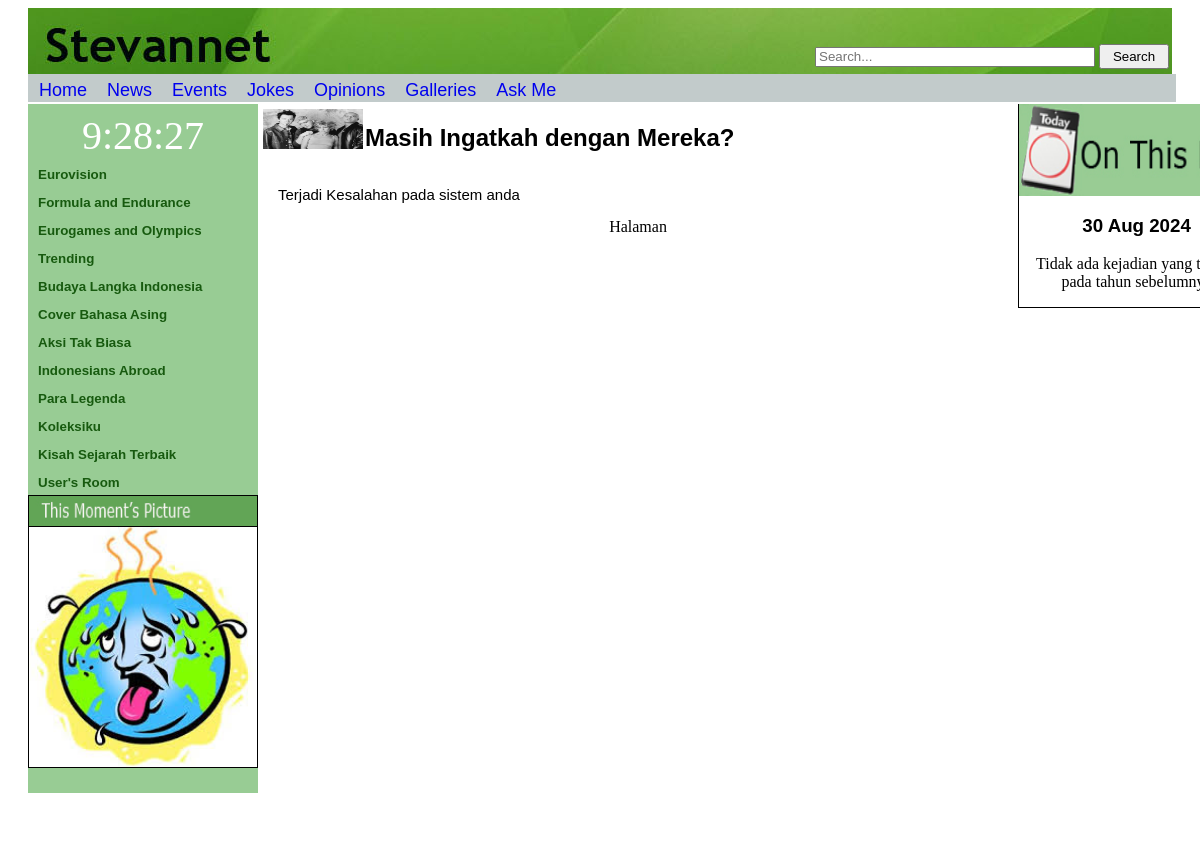
Page /legends.php on the earlier database version.
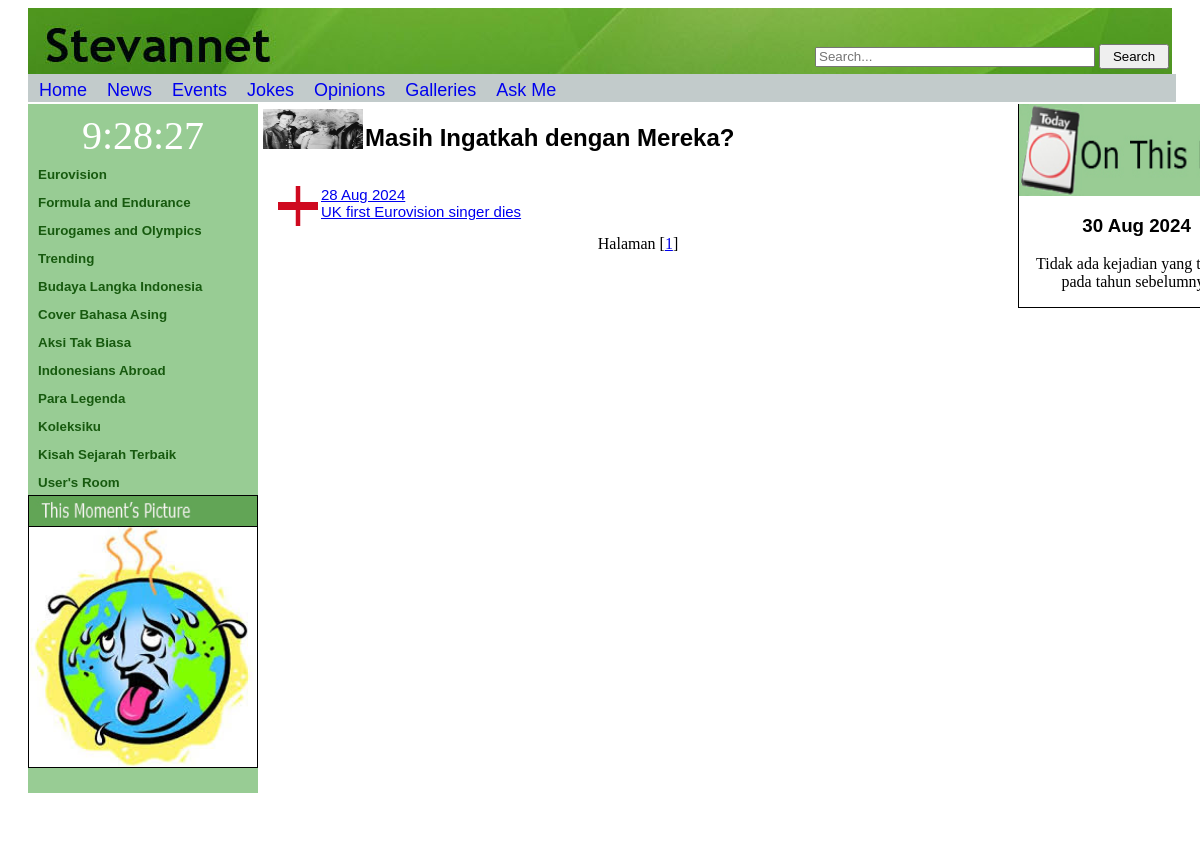
Same page on the later database version.
### tables this page shows
CREATE TABLE `articles` (
  `id` int(11) NOT NULL,
  `judul` varchar(200) NOT NULL,
  `tanggal_muat` varchar(20) NOT NULL,
  `tanggal_terjadi` varchar(20) NOT NULL,
  `id_jenis` int(11) NOT NULL,
  `id_topik` int(11) NOT NULL,
  `isi` text DEFAULT NULL,
  `gambar` varchar(200) DEFAULT NULL,
  `sumber` varchar(50) DEFAULT NULL
);

### legends.php (the view, shortened to what this page needs)
<html>
	<head>
		<link rel="stylesheet" href="penampilan.css">
		<div id="header">
			<div id="searchform">
				<form class="search" action="searches.php">
					<?php
						include("searchMenu.php");
					?>
				</form>
			</div>
		</div>
		<?php
			include("menuAtas.php");
		?>
	</head>
	<body onload="startTime()">
		<div class="leftside">
			<?php
				require("leftDIV.php");
			?>
		</div>
		<div class="center">
			<img src="Images/aqua.jpg" style="width:100px; height:40px; margin-left:5px; margin-top:5px;">
			<h2 style="display: inline; margin-left:-2px; vertical-align:text-bottom;">
				Masih Ingatkah dengan Mereka?
			</h2><br><br>
			<p>
				<?php
					include "db.inc.php";
					$halaman=isset($_GET['page'])?(int) $_GET['page']:1;
					$offset=($halaman-1)*8;
					$sqlstr = "SELECT id, judul, tanggal_muat, gambar from articles WHERE id_topik='9' order by id DESC limit $offset,8";
					$sqlstr2 = "SELECT id, namaGaleri, tanggal, gambarSampul from galeri WHERE id_topik='9' order by id DESC limit $offset,4";
					$hasil_1=mysqli_query($connection, $sqlstr);
					$hasil_2=mysqli_query($connection, $sqlstr2);
					$row=mysqli_fetch_row($hasil_1);
					$row2=mysqli_fetch_row($hasil_2);
					if(!$row && !$row2)
						echo "Terjadi Kesalahan pada sistem anda";
					else{
						do{
							list($id, $judul, $tanggal_muat, $gambar) = $row;
							if(!empty($gambar))
								echo "<img src='Images/$gambar' width=40px height=40px align=left>";
							echo "<a href='berita_detail.php?id=$id'>$tanggal_muat<br>$judul</a><br>";
						}while($row=mysqli_fetch_row($hasil_1));
					}
					$sqlstrhitung = "SELECT * from articles WHERE id_topik='9'";
					$sqlstrhitung2 = "SELECT * from galeri WHERE id_topik='9'";
					$hitung_2 = mysqli_query($connection, $sqlstrhitung);
					$hitung_3 = mysqli_query($connection, $sqlstrhitung2);
					$jumlah = mysqli_num_rows($hitung_2) + mysqli_num_rows($hitung_3);
					$i=$jumlah/8;
					$i=ceil($i);
					echo "<center>Halaman ";
					for($j=1;$j<=$i;$j++)
					{
						$awal = (($j-1)*4+$j)-1;
						echo "[<a href='legends.php?awal=$awal&page=$j'>$j</a>]";
					}
				?>
			</p>
		</div>
		<div class="right">
			<?php
				require("rightDIV.php");
			?>
		</div>
		<div class="footer">
		</div>
	</body>
</html>

Differences in the rows shown:
added articles: gambar (picture), tanggal_muat "28 Aug 2024", judul "UK first Eurovision singer dies"
Other differences:
new list line: "[ 1 ]"
text no longer shown: "Terjadi Kesalahan pada sistem anda"
